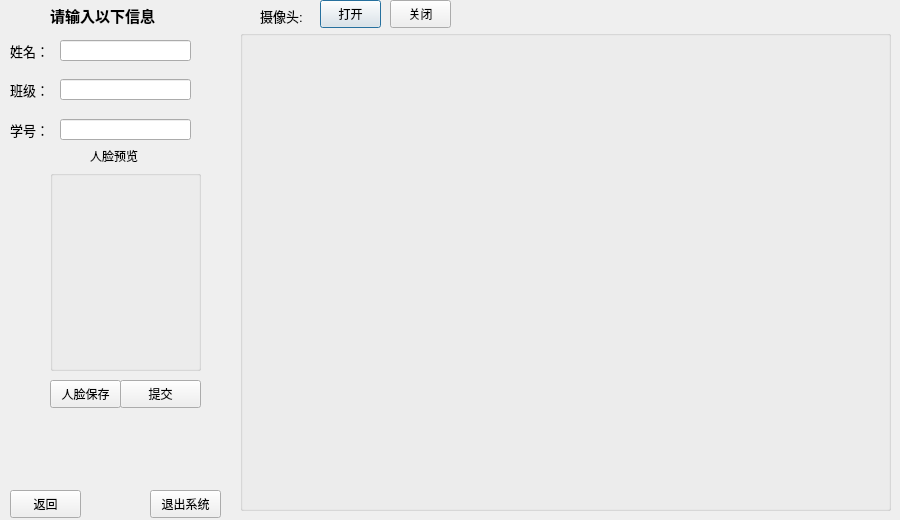
<?xml version="1.0" encoding="UTF-8"?>
<ui version="4.0">
 <class>Dialog</class>
 <widget class="QDialog" name="Dialog">
  <property name="geometry">
   <rect>
    <x>0</x>
    <y>0</y>
    <width>900</width>
    <height>520</height>
   </rect>
  </property>
  <property name="windowTitle">
   <string>Dialog</string>
  </property>
  <widget class="QLineEdit" name="lineEdit_2">
   <property name="geometry">
    <rect>
     <x>60</x>
     <y>79</y>
     <width>131</width>
     <height>21</height>
    </rect>
   </property>
  </widget>
  <widget class="QPushButton" name="pushButton_5">
   <property name="geometry">
    <rect>
     <x>320</x>
     <y>0</y>
     <width>61</width>
     <height>28</height>
    </rect>
   </property>
   <property name="text">
    <string>打开</string>
   </property>
  </widget>
  <widget class="QGroupBox" name="groupBox_2">
   <property name="geometry">
    <rect>
     <x>50</x>
     <y>170</y>
     <width>151</width>
     <height>201</height>
    </rect>
   </property>
   <property name="title">
    <string/>
   </property>
   <widget class="QLabel" name="label_9">
    <property name="geometry">
     <rect>
      <x>0</x>
      <y>0</y>
      <width>150</width>
      <height>200</height>
     </rect>
    </property>
    <property name="text">
     <string/>
    </property>
   </widget>
  </widget>
  <widget class="QLabel" name="label_6">
   <property name="geometry">
    <rect>
     <x>10</x>
     <y>120</y>
     <width>41</width>
     <height>20</height>
    </rect>
   </property>
   <property name="font">
    <font>
     <pointsize>10</pointsize>
    </font>
   </property>
   <property name="text">
    <string>学号：</string>
   </property>
  </widget>
  <widget class="QLabel" name="label_4">
   <property name="geometry">
    <rect>
     <x>10</x>
     <y>41</y>
     <width>41</width>
     <height>20</height>
    </rect>
   </property>
   <property name="font">
    <font>
     <pointsize>10</pointsize>
    </font>
   </property>
   <property name="text">
    <string>姓名：</string>
   </property>
  </widget>
  <widget class="QPushButton" name="pushButton">
   <property name="geometry">
    <rect>
     <x>150</x>
     <y>490</y>
     <width>71</width>
     <height>28</height>
    </rect>
   </property>
   <property name="text">
    <string>退出系统</string>
   </property>
  </widget>
  <widget class="QPushButton" name="pushButton_4">
   <property name="geometry">
    <rect>
     <x>50</x>
     <y>380</y>
     <width>71</width>
     <height>28</height>
    </rect>
   </property>
   <property name="text">
    <string>人脸保存</string>
   </property>
  </widget>
  <widget class="QLabel" name="label_8">
   <property name="geometry">
    <rect>
     <x>90</x>
     <y>140</y>
     <width>71</width>
     <height>31</height>
    </rect>
   </property>
   <property name="font">
    <font>
     <pointsize>9</pointsize>
    </font>
   </property>
   <property name="text">
    <string>人脸预览</string>
   </property>
  </widget>
  <widget class="QLabel" name="label_5">
   <property name="geometry">
    <rect>
     <x>10</x>
     <y>80</y>
     <width>41</width>
     <height>20</height>
    </rect>
   </property>
   <property name="font">
    <font>
     <pointsize>10</pointsize>
    </font>
   </property>
   <property name="text">
    <string>班级：</string>
   </property>
  </widget>
  <widget class="QLineEdit" name="lineEdit">
   <property name="geometry">
    <rect>
     <x>60</x>
     <y>40</y>
     <width>131</width>
     <height>21</height>
    </rect>
   </property>
  </widget>
  <widget class="QLabel" name="label_7">
   <property name="geometry">
    <rect>
     <x>80</x>
     <y>410</y>
     <width>91</width>
     <height>21</height>
    </rect>
   </property>
   <property name="text">
    <string/>
   </property>
  </widget>
  <widget class="QPushButton" name="pushButton_3">
   <property name="geometry">
    <rect>
     <x>120</x>
     <y>380</y>
     <width>81</width>
     <height>28</height>
    </rect>
   </property>
   <property name="text">
    <string>提交</string>
   </property>
  </widget>
  <widget class="QPushButton" name="pushButton_2">
   <property name="geometry">
    <rect>
     <x>10</x>
     <y>490</y>
     <width>71</width>
     <height>28</height>
    </rect>
   </property>
   <property name="text">
    <string>返回</string>
   </property>
  </widget>
  <widget class="QGroupBox" name="groupBox">
   <property name="geometry">
    <rect>
     <x>240</x>
     <y>30</y>
     <width>651</width>
     <height>481</height>
    </rect>
   </property>
   <property name="title">
    <string/>
   </property>
   <widget class="QLabel" name="label">
    <property name="geometry">
     <rect>
      <x>10</x>
      <y>0</y>
      <width>640</width>
      <height>480</height>
     </rect>
    </property>
    <property name="text">
     <string/>
    </property>
   </widget>
  </widget>
  <widget class="QLineEdit" name="lineEdit_3">
   <property name="geometry">
    <rect>
     <x>60</x>
     <y>119</y>
     <width>131</width>
     <height>21</height>
    </rect>
   </property>
  </widget>
  <widget class="QPushButton" name="pushButton_6">
   <property name="geometry">
    <rect>
     <x>390</x>
     <y>0</y>
     <width>61</width>
     <height>28</height>
    </rect>
   </property>
   <property name="text">
    <string>关闭</string>
   </property>
  </widget>
  <widget class="QLabel" name="label_3">
   <property name="geometry">
    <rect>
     <x>260</x>
     <y>5</y>
     <width>61</width>
     <height>21</height>
    </rect>
   </property>
   <property name="font">
    <font>
     <pointsize>10</pointsize>
    </font>
   </property>
   <property name="text">
    <string>摄像头:</string>
   </property>
  </widget>
  <widget class="QLabel" name="label_2">
   <property name="geometry">
    <rect>
     <x>50</x>
     <y>0</y>
     <width>151</width>
     <height>31</height>
    </rect>
   </property>
   <property name="font">
    <font>
     <family>Arial Black</family>
     <pointsize>11</pointsize>
     <weight>75</weight>
     <bold>true</bold>
    </font>
   </property>
   <property name="text">
    <string>请输入以下信息</string>
   </property>
  </widget>
 </widget>
 <resources/>
 <connections/>
</ui>
